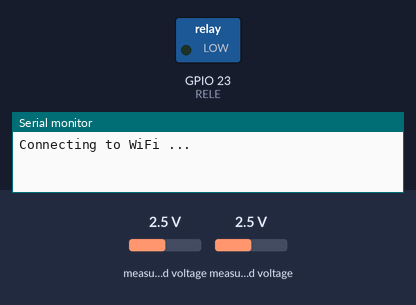
Bench run of a sketch on a simulated ESP32. On the bench: switched loads named in the sketch (green lamp = pin HIGH), the last lines printed to the serial monitor. The inputs (shaded band) are chosen by the test bench; at power-on: measured voltage 2.5 V. WiFi joins after 1.5 s; servers stay silent unless stated; EEPROM starts erased.

Above: at 0.1 s.
At 2.1 s:
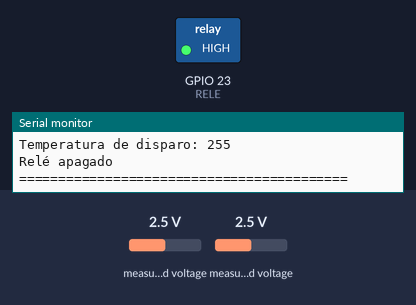
Timing chart, 0 to 3.6 s (numbered marks = the images above):
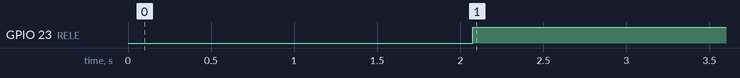

Measured:
- by itself, GPIO 23 (RELE): LOW → HIGH at 2.1 s

The sketch:

calefaccion_lm335.ino
```cpp
//Pastito 30 de mayo 2022
#include <esp_task_wdt.h>           //Include para el watchdog timer
#include <EEPROM.h>                 //https://github.com/espressif/arduino-esp32/tree/master/libraries/EEPROM
#include <Arduino.h>
#include <WiFi.h>
#include <AsyncTCP.h>               //Libreria para TCP asincrónico
#include <ESPAsyncWebServer.h>      //Libreria para el web server
#include <Adafruit_ADS1X15.h>       //Librería para el ADS1115


#define EEPROM_SIZE 12              //Definiciones de la EEPROM en este caso del ESP32
#define RELE 23
#define WDT_TIMEOUT 8               //Definicion de timeout del watchdog timer
#define DEBUG
#define ADENTRO 1
#define AFUERA  2
#define arr_prom 10

// Crear objeto de la clase
Adafruit_ADS1115 ads;

AsyncWebServer server(80);
AsyncWebSocket ws("/ws"); // access at ws://[esp ip]/ws

const char* ssid = "COVACHA";
const char* password = "";
//const char* ssid     = "Tele-7614";
//const char* password = "";

const char* PARAM_INPUT_1 = "input1";
const char* PARAM_INPUT_2 = "input2";

unsigned long previousMillis = 0;
unsigned long interval = 60000;

int  encendido;
int  temperatura;
char hora[20];

//Variable para temperatura, las inicializamos en 25 grados para que no dispare antes de tiempo
float prom_af[arr_prom] = {25,25,25,25,25,25,25,25,25,25};
float prom_ad[arr_prom] = {25};
float tempAd = 25;
float tempAf = 25;


const char index_html[] PROGMEM = R"rawliteral(
<!DOCTYPE HTML><html><head>
<title>Sistema de calefacci&oacute;n de pastito</title>
<meta name="viewport" content="width=device-width, initial-scale=1">
</head><body>
<H2>Sistema de calefaccion de pastito</h2><hr><br>
<h3>Temperatura exterior:
)rawliteral";

const char index_html1a[] PROGMEM = R"rawliteral(
<br><br>
<form action="/get">
Temperatura de encendido: <input type="text" name="input1"
)rawliteral";

const char index_html1b[] PROGMEM = R"rawliteral(
<input type="submit" value="Aceptar">
</form><br><br>
<form action=/get>
<input type="radio" id="Encender" name="input2" value="1"
)rawliteral";

const char index_html1c[] PROGMEM = R"rawliteral(
<label for="html">Encendido</label><br>
<input type="radio" id="Apagar" name="input2" value="0"
)rawliteral";

const char index_html1d[] PROGMEM = R"rawliteral(
<label for="html">Apagado</label><br><br>
<input type="submit" value="Aceptar">
</form>
)rawliteral";


void eeprom_read() {
  int address = 0;

  EEPROM.begin(EEPROM_SIZE);             //Leemos de la EEPROM si estamos encendidos o apagados y la temperatura a la que encender la calefaccion
  encendido = EEPROM.read(address);      //EEPROM.get(address,readId)
  address += sizeof(encendido);          //update address value
  temperatura = EEPROM.read(address);
  EEPROM.end();
}

void eeprom_write() {
  int address = 0;

  #ifdef DEBUG
    Serial.println(F("Guardando valores en EEPROM"));
    Serial.print(F("Temperatura = "));
    Serial.println(temperatura);
    Serial.print(F("Encendido = "));
    Serial.println(encendido);
  #endif

  EEPROM.begin(EEPROM_SIZE);
  EEPROM.write(address, encendido);        //EEPROM.put(address, boardId);
  address += sizeof(encendido);            //update address value
  EEPROM.write(address, temperatura);      //EEPROM.put(address, param);
  EEPROM.commit();
  EEPROM.end();
}

void parse_millis (unsigned long milisegundos) {   //Funcion para parsear los milisegundos e imprimirlos legibles en dias:horas:minutos:segundos
  unsigned long segundos;
  long minutos;
  int horas, dias;

  segundos = milisegundos / 1000;
  minutos = segundos / 60;
  horas = minutos / 60;
  dias = horas / 24;
  segundos %= 60;
  minutos %= 60;
  horas %= 24;

  sprintf (hora, "%02d:%02d:%02ld:%02ld", dias, horas, minutos, segundos);
}

void notFound(AsyncWebServerRequest *request) {
  request->send(404, "text/plain", "Not found");
}

void initWiFi() {
  int retries = 0;

  WiFi.mode(WIFI_STA);
  WiFi.begin(ssid, password);

  Serial.print(F("Connecting to WiFi .."));

  while (WiFi.status() != WL_CONNECTED) {
      Serial.print('.');

    esp_task_wdt_reset();
    delay(1000);
    retries++;
    if (retries > 4) {
      break;
    }
  }

  Serial.println(WiFi.localIP());

  if (WiFi.waitForConnectResult() != WL_CONNECTED) {
      Serial.println(F("WiFi Failed!"));
   }
}

float get_temp_ads1115_lm335 (int sensor){
  float sensorValue, voltageOut, temperatureK, temperatureC;

  sensorValue = ads.readADC_SingleEnded(sensor);

  voltageOut = (sensorValue * 4096) / 32768;
  // Obtener datos del A0 del ADS1115

  //Calculate temperature for LM335
  temperatureK = voltageOut / 10;
  temperatureC = temperatureK - 273.15;
  //temperatureF = (temperatureC * 1.8) + 32;
  return (temperatureC);
}

void setup() {
  Serial.begin(115200);

  pinMode(RELE, OUTPUT);         //Aca va el relé de la bomba
  digitalWrite(RELE, LOW);

  /* Cambiar factor de escala
  GAIN_TWOTHIRDS =  6.144V  0.0001875 (default)
  GAIN_ONE = 4.096V  0.000125
  GAIN_TWO = 2.048V
  GAIN_FOUR = 1.024V
  GAIN_EIGHT = 0.512V
  GAIN_SIXTEEN = 0.256V
  */
  ads.setGain(GAIN_ONE);
  // Iniciar el ADS1115
  ads.begin();

  //analogReadResolution (12);

  esp_task_wdt_init(WDT_TIMEOUT, true); //enable panic so ESP32 restarts
  esp_task_wdt_add(NULL);               //add current thread to WDT watch

  eeprom_read();                 //Leemos la EEPROM
  initWiFi();                    // Inicializamos Wi-Fi

  server.on("/", HTTP_GET, [](AsyncWebServerRequest *request){
      AsyncResponseStream *response = request->beginResponseStream("text/html");
      response->print(index_html);
      response->print(tempAf);
      response->print(" y la interior es de: ");
      response->print(tempAd);
      response->println(" grados</h3>");

      parse_millis (millis());

      response->print ("<h4>Tiempo de encendido: ");
      response->println(hora);
      response->println("<br>");
      response->println("El estado del rel&eacute; es ");

      if (digitalRead(RELE)){
        response->println("encendido");
      } else {
        response->println("apagado");
      }

      response->print(index_html1a);
      response->print(" value=\"");
      response->print(temperatura);
      response->println("\">");
      response->print(index_html1b);

      if (encendido) {
        response->println("checked>");
      }
      response->print(index_html1c);

      if (!encendido) {
        response->println("checked>");
      }
      response->print(index_html1d);
      response->println("</h4></body></html>");

      request->send(response);
    });

  // Send a GET request to <ESP_IP>/get?input1=<inputMessage>
  server.on("/get", HTTP_GET, [] (AsyncWebServerRequest *request) {
      String inputMessage;
      String inputParam;
      // GET input1 value on <ESP_IP>/get?input1=<inputMessage>
      if (request->hasParam(PARAM_INPUT_1)) {
         inputMessage = request->getParam(PARAM_INPUT_1)->value();
         inputParam = PARAM_INPUT_1;
         temperatura = inputMessage.toInt();
         eeprom_write();
      }
      // GET input2 value on <ESP_IP>/get?input2=<inputMessage>
      else if (request->hasParam(PARAM_INPUT_2)) {
         inputMessage = request->getParam(PARAM_INPUT_2)->value();
         inputParam = PARAM_INPUT_2;
         if (inputMessage == "1") {
           encendido = true;
         }
         if (inputMessage == "0") {
           encendido = false;
         }
         eeprom_write();
      }else {
        inputMessage = "No message sent";
        inputParam = "none";
      }
      //Serial.println(inputMessage);

      request->send(200, "text/html", "HTTP GET request envio a tu ESP el campo ("
        + inputParam + ") con el valor: " + inputMessage +
        "<br><a href=\"/\">Volver a la pagina principal</a>");
    });
  server.onNotFound(notFound);
  server.begin();

  esp_task_wdt_reset();
}

void mover_arreglo (int sensor, float lectura) {
  int i;

  if (sensor == AFUERA){
    for (i=1;i<arr_prom;i++){
      prom_af[i-1]=prom_af[i];
    }
    prom_af[arr_prom-1] = lectura;
  }
  if (sensor == ADENTRO){
    for (i=1;i<arr_prom;i++){
      prom_ad[i-1]=prom_ad[i];
    }
    prom_ad[arr_prom-1] = lectura;
  }
}

void leer_temp_prom (int sensor) {
  float suma = 0;
  float lectura;
  int i;

  lectura = get_temp_ads1115_lm335(sensor);
  delay (20);
  mover_arreglo (sensor, lectura);

  if (sensor == AFUERA){
     for (i=0;i<arr_prom;i++){
        suma += prom_af[i];
     }
     tempAf = suma / arr_prom;
  }
  if (sensor == ADENTRO){
     for (i=0;i<arr_prom;i++){
        suma += prom_ad[i];
     }
     tempAd = suma / arr_prom;
  }
}


void loop() {
  unsigned long currentMillis = millis();
  char mybuffer[80];

  ws.cleanupClients();                // Kill old connections
  esp_task_wdt_reset();               //Reset WDT

  leer_temp_prom(AFUERA);
  leer_temp_prom(ADENTRO);

  #ifdef DEBUG
    Serial.print(F("IP Address: "));
    Serial.println(WiFi.localIP());
  #endif

  parse_millis(millis());

  #ifdef DEBUG
    sprintf (mybuffer, "Uptime %s", hora);
    Serial.println (mybuffer);

    Serial.print(F("El estado de la calefaccion es = "));
  #endif

  if (encendido) {
    #ifdef DEBUG
      Serial.println(F("ENCENDIDA"));
    #endif
  } else {
    #ifdef DEBUG
      Serial.println(F("APAGADA"));
    #endif
  }

  #ifdef DEBUG
    Serial.print(F("Temperatura interior: "));
    Serial.println(tempAd);
    Serial.print(F("Temperatura exterior: "));
    Serial.println(tempAf);
    Serial.print(F("Temperatura de disparo: "));
    Serial.println(temperatura);
    //Serial.println(ads.readADC_SingleEnded(0));
  #endif

  if (digitalRead(RELE)){
    #ifdef DEBUG
      Serial.println(F("Relé encendido"));
    #endif
    } else {
      #ifdef DEBUG
        Serial.println(F("Relé apagado"));
      #endif
  }

  #ifdef DEBUG
    Serial.println(F("=========================================="));
  #endif

  if (encendido) {
    if (tempAf < temperatura) {
      digitalWrite(RELE, HIGH);
    } else {
      digitalWrite(RELE, LOW);
    }
  }
  if (!encendido) {
    digitalWrite(RELE, LOW);
  }

  delay(1000);

  if ((WiFi.status() != WL_CONNECTED) && (currentMillis - previousMillis >=interval)) {    // Si la WiFi esta caida, reconectar cada CHECK_WIFI_TIME segundos
    Serial.print(millis());
    Serial.println(F("\nReconectando WiFi..."));
    WiFi.disconnect();
    esp_task_wdt_reset();
    WiFi.reconnect();
    previousMillis = currentMillis;
  }
}
```
